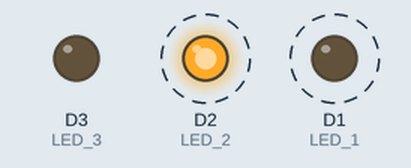
This sketch was run on a simulated ESP8266 (NodeMCU). Parts: output pins drawn as LEDs (lit = HIGH). Dashed ring = blinking.

Above: at 0.2 s.
Timing chart, 0 to 3.0 s (numbered marks = the images above):
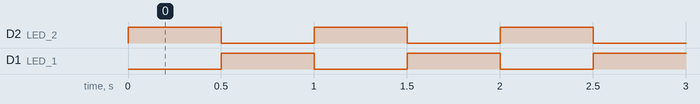

The sketch:

main.ino
```cpp
#define LED_1 D1  // Green
#define LED_2 D2  // Yellow
#define LED_3 D3  // Red

void setup() {
  pinMode(LED_1, OUTPUT);
  pinMode(LED_2, OUTPUT);
  pinMode(LED_3, OUTPUT);

  digitalWrite(LED_1, LOW);
  digitalWrite(LED_2, LOW);
  digitalWrite(LED_3, LOW);
}

void loop() {
  digitalWrite(LED_2, HIGH);
  digitalWrite(LED_1, LOW);

  delay(500);

  digitalWrite(LED_2, LOW);
  digitalWrite(LED_1, HIGH);

  delay(500);
}
```

Measured:
- by itself, D2 (LED_2), D1 (LED_1): alternates HIGH for 0.50 s and LOW for 0.50 s
